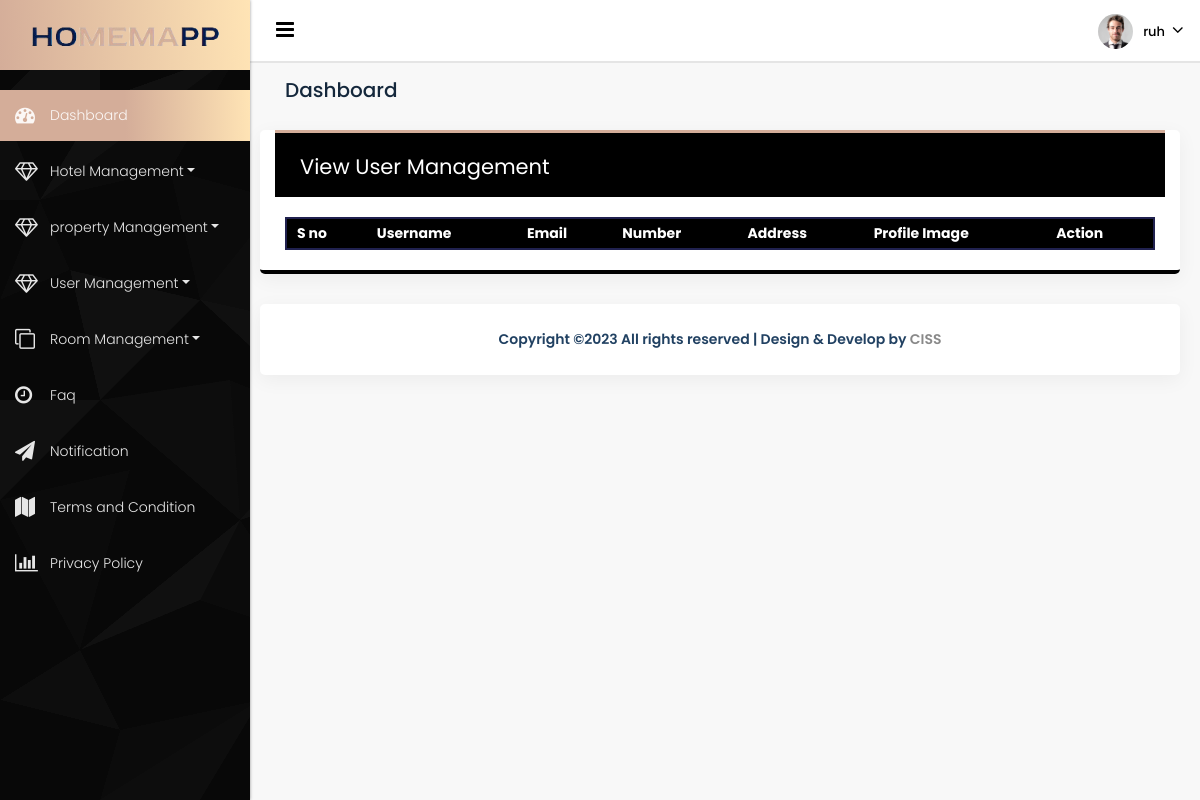
/view_property_management (signed in), run on an earlier commit of the app's database.
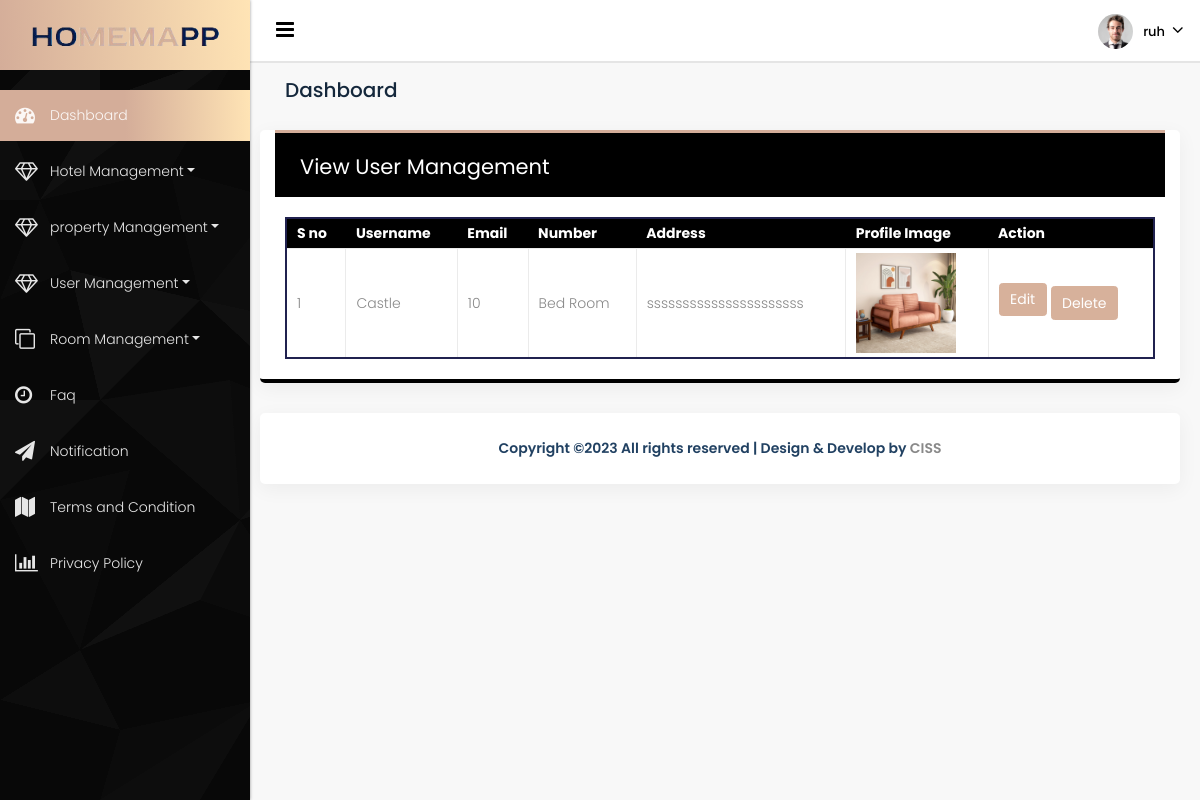
And on a later commit of the database.
### app/models.py (models this page shows, shortened)
class Add_Room(models.Model):
    flat_name = models.ForeignKey(Add_hotel, on_delete=models.CASCADE)
    room_number = models.CharField(max_length=50)
    room_name = models.CharField(max_length=50)
    room_description = models.CharField(max_length=50)
    room_image = models.ImageField(upload_to='room_img', max_length=100)

class Add_hotel(models.Model):
    user = models.ForeignKey(get_user_model(), on_delete=models.CASCADE)
    property_name = models.CharField(max_length=50)
    total_room = models.CharField(max_length=50)
    email = models.CharField(max_length=50)
    address = models.CharField(max_length=50)
    mobile = models.CharField(max_length=12)
    flat_image = models.ImageField(upload_to='flat_img', max_length=100)
    def __str__(self):
        return self.property_name

### app/user_views.py (the view)
# urls.py: path('view_property_management',user_views.view_property_management,name='view_property_management'),
@login_required(login_url='login_user')
def view_property_management(request):
    hotels = Add_hotel.objects.filter(user=request.user)
    property_management = Add_Room.objects.filter(flat_name__in=hotels)
    return render(request,'Owner/View_property_managment.html',{'property_management':property_management})

### templates/Owner/View_property_managment.html (shortened to what this page needs)
{% extends 'Owner/base.html'%}
{% block content %}
   <body class="dashboard dashboard_1">
      <div class="full_container">
         <div class="inner_container">
            <div id="content">
               <div class="midde_cont">
                  <div class="container-fluid">
                     <div class="row column_title">
                        <div class="col-md-12">
                           <div class="page_title">
                              <h2>Dashboard</h2>
                           </div>
                        </div>
                     </div>
                     <div class="row">
                       <div class="white_shd full">
                              <div class="full graph_head">
                                 <div class="heading1 margin_0">
                                    <h2>  View User Management</h2>
                                 </div>
                              </div>
                            <div class="users-forms">
                            <div class="row">
                               <div class="col-md-12">
                                    <div class="user-table">
                               <div class="datatables">
                                    <table id="example" class="display" style="width:100%;    border: 2px solid #20214f;">
                                        <thead>
                                            <tr>
                                                <th>S no</th>
                                                <th>Username</th>
                                                <th>Email </th>
                                                <th>Number</th>
                                                <th>Address</th>
                                                <th>Profile Image </th>
                                                 <th>Action</th>
                                            </tr>
                                        </thead>
                                        <tbody>
                                          {% for property in property_management %}
                                            <tr class="even">
                                                <td>{{forloop.counter}}</td>
                                                <td>{{property.flat_name}}</td>
                                                <td>{{property.room_number}}</td>
                                                <td>{{property.room_name}}</td>
                                                <td>{{property.room_description}}</td>
                                                <td><img src="{{ property.room_image.url }}" alt="User Image" style="max-width: 100px;" ></td>
                                             <td>
                                        <button class="btn btn-primary mb-2"><a class="edit-btn" href="{% url 'edit_room' property.id %}">Edit</a></button>
                                        <button class="btn btn-primary delete-question-btn " data-id="{{property.id}}">Delete </button>
                                     </td>
                                            </tr>
                                           {% endfor %}
                                        </tbody>
                                        </table>
                                   </div>
                     </div>
                               </div>
                            </div>
                            </div>
                           </div>
                     </div>
                  </div>
                     <div class="footer">
                                 <div class="container-fluid">
                        <p>Copyright ©2023 All rights reserved | Design & Develop by
                           <a href="https://cyberimpulses.com/"> CISS</a>
                        </p>
                     </div>
                  </div>
               </div>
            </div>
         </div>
      </div>
{% endblock %}

What changed in the data, as far as the page shows it:
added Add_Room: flat_name "Castle", room_number "10", room_name "Bed Room", room_description "ssssssssssssssssssssss", room_image (picture)
